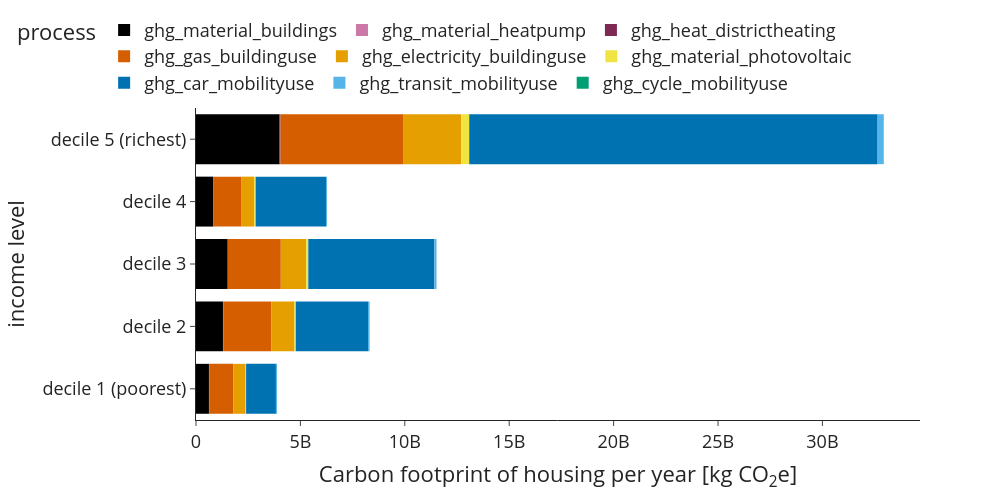

Write notebook code for a chart like this one.
### Code cell
#for entire population
df = ghg_annual.multiply(use['n_hhd'], axis=0).groupby(level=0, sort=False).sum().unstack().reset_index()
df.columns = ['process', class_name, 'value']

fig = px.bar(df, x='value', y=class_name,color='process', 
                 #text=df['percentage'].apply(lambda x: '{0:.1%}'.format(x)), 
                 labels={'value':'Carbon footprint of housing per year [kg CO<sub>2</sub>e]'}, 
                 template='simple_white', 
             color_discrete_sequence=['rgb(000,000,000)', #buildings                                       
                                        'rgb(204,121,167)', #hp
                                        'rgb(126,041,084)', #dh,
                                        'rgb(213,094,000)', #gas
                                        'rgb(230,159,000)', #elec
                                        'rgb(240,228,066)', #pv                                  
                                        'rgb(000,114,178)', #car
                                        'rgb(086,180,233)', #transit                                         
                                        'rgb(000,158,115)', #cycling
                                        ]) 
    #fig.update_traces(textposition='inside')
fig.update_layout(width=1000, height=500, 
                      #xaxis_tickformat = '.0%',
                      font=dict(size=18),
                      legend=dict(
        orientation="h",
        #entrywidth=70,
        yanchor="bottom",
        y=1.02,
        xanchor="left",
        x=-0.25
    ))
fig.update_traces(marker_line_width=0)

### Figure 1 — Plotly figure (JSON) as saved in the notebook; plotly's stock layout.template omitted (floating-point values rounded to 4 significant figures)
{"data": [{"alignmentgroup": "True", "hovertemplate": "process=ghg_material_buildings<br>Carbon footprint of housing per year [kg CO<sub>2</sub>e]=%{x}<br>income level=%{y}<extra></extra>", "legendgroup": "ghg_material_buildings", "marker": {"color": "rgb(000,000,000)", "line": {"width": 0}, "pattern": {"shape": ""}}, "name": "ghg_material_buildings", "offsetgroup": "ghg_material_buildings", "orientation": "h", "showlegend": true, "textposition": "auto", "type": "bar", "x": [620200000.0, 1292000000.0, 1515000000.0, 831600000.0, 4003000000.0], "xaxis": "x", "y": ["decile 1 (poorest)", "decile 2", "decile 3", "decile 4", "decile 5 (richest)"], "yaxis": "y"}, {"alignmentgroup": "True", "hovertemplate": "process=ghg_material_heatpump<br>Carbon footprint of housing per year [kg CO<sub>2</sub>e]=%{x}<br>income level=%{y}<extra></extra>", "legendgroup": "ghg_material_heatpump", "marker": {"color": "rgb(204,121,167)", "line": {"width": 0}, "pattern": {"shape": ""}}, "name": "ghg_material_heatpump", "offsetgroup": "ghg_material_heatpump", "orientation": "h", "showlegend": true, "textposition": "auto", "type": "bar", "x": [389200.0, 806600.0, 940682, 533000.0, 2963129], "xaxis": "x", "y": ["decile 1 (poorest)", "decile 2", "decile 3", "decile 4", "decile 5 (richest)"], "yaxis": "y"}, {"alignmentgroup": "True", "hovertemplate": "process=ghg_heat_districtheating<br>Carbon footprint of housing per year [kg CO<sub>2</sub>e]=%{x}<br>income level=%{y}<extra></extra>", "legendgroup": "ghg_heat_districtheating", "marker": {"color": "rgb(126,041,084)", "line": {"width": 0}, "pattern": {"shape": ""}}, "name": "ghg_heat_districtheating", "offsetgroup": "ghg_heat_districtheating", "orientation": "h", "showlegend": true, "textposition": "auto", "type": "bar", "x": [11180000.0, 15680000.0, 14810000.0, 7768000.0, 40440000.0], "xaxis": "x", "y": ["decile 1 (poorest)", "decile 2", "decile 3", "decile 4", "decile 5 (richest)"], "yaxis": "y"}, {"alignmentgroup": "True", "hovertemplate": "process=ghg_gas_buildinguse<br>Carbon footprint of housing per year [kg CO<sub>2</sub>e]=%{x}<br>income level=%{y}<extra></extra>", "legendgroup": "ghg_gas_buildinguse", "marker": {"color": "rgb(213,094,000)", "line": {"width": 0}, "pattern": {"shape": ""}}, "name": "ghg_gas_buildinguse", "offsetgroup": "ghg_gas_buildinguse", "orientation": "h", "showlegend": true, "textposition": "auto", "type": "bar", "x": [1151000000.0, 2294000000.0, 2530000000.0, 1318000000.0, 5898000000.0], "xaxis": "x", "y": ["decile 1 (poorest)", "decile 2", "decile 3", "decile 4", "decile 5 (richest)"], "yaxis": "y"}, {"alignmentgroup": "True", "hovertemplate": "process=ghg_electricity_buildinguse<br>Carbon footprint of housing per year [kg CO<sub>2</sub>e]=%{x}<br>income level=%{y}<extra></extra>", "legendgroup": "ghg_electricity_buildinguse", "marker": {"color": "rgb(230,159,000)", "line": {"width": 0}, "pattern": {"shape": ""}}, "name": "ghg_electricity_buildinguse", "offsetgroup": "ghg_electricity_buildinguse", "orientation": "h", "showlegend": true, "textposition": "auto", "type": "bar", "x": [593200000.0, 1114000000.0, 1215000000.0, 629300000.0, 2756000000.0], "xaxis": "x", "y": ["decile 1 (poorest)", "decile 2", "decile 3", "decile 4", "decile 5 (richest)"], "yaxis": "y"}, {"alignmentgroup": "True", "hovertemplate": "process=ghg_material_photovoltaic<br>Carbon footprint of housing per year [kg CO<sub>2</sub>e]=%{x}<br>income level=%{y}<extra></extra>", "legendgroup": "ghg_material_photovoltaic", "marker": {"color": "rgb(240,228,066)", "line": {"width": 0}, "pattern": {"shape": ""}}, "name": "ghg_material_photovoltaic", "offsetgroup": "ghg_material_photovoltaic", "orientation": "h", "showlegend": true, "textposition": "auto", "type": "bar", "x": [24240000.0, 61180000.0, 101600000.0, 69260000.0, 383500000.0], "xaxis": "x", "y": ["decile 1 (poorest)", "decile 2", "decile 3", "decile 4", "decile 5 (richest)"], "yaxis": "y"}, {"alignmentgroup": "True", "hovertemplate": "process=ghg_car_mobilityuse<br>Carbon footprint of housing per year [kg CO<sub>2</sub>e]=%{x}<br>income level=%{y}<extra></extra>", "legendgroup": "ghg_car_mobilityuse", "marker": {"color": "rgb(000,114,178)", "line": {"width": 0}, "pattern": {"shape": ""}}, "name": "ghg_car_mobilityuse", "offsetgroup": "ghg_car_mobilityuse", "orientation": "h", "showlegend": true, "textposition": "auto", "type": "bar", "x": [1428000000.0, 3459000000.0, 6034000000.0, 3369000000.0, 19560000000.0], "xaxis": "x", "y": ["decile 1 (poorest)", "decile 2", "decile 3", "decile 4", "decile 5 (richest)"], "yaxis": "y"}, {"alignmentgroup": "True", "hovertemplate": "process=ghg_transit_mobilityuse<br>Carbon footprint of housing per year [kg CO<sub>2</sub>e]=%{x}<br>income level=%{y}<extra></extra>", "legendgroup": "ghg_transit_mobilityuse", "marker": {"color": "rgb(086,180,233)", "line": {"width": 0}, "pattern": {"shape": ""}}, "name": "ghg_transit_mobilityuse", "offsetgroup": "ghg_transit_mobilityuse", "orientation": "h", "showlegend": true, "textposition": "auto", "type": "bar", "x": [49190000.0, 74150000.0, 104500000.0, 44650000.0, 288600000.0], "xaxis": "x", "y": ["decile 1 (poorest)", "decile 2", "decile 3", "decile 4", "decile 5 (richest)"], "yaxis": "y"}, {"alignmentgroup": "True", "hovertemplate": "process=ghg_cycle_mobilityuse<br>Carbon footprint of housing per year [kg CO<sub>2</sub>e]=%{x}<br>income level=%{y}<extra></extra>", "legendgroup": "ghg_cycle_mobilityuse", "marker": {"color": "rgb(000,158,115)", "line": {"width": 0}, "pattern": {"shape": ""}}, "name": "ghg_cycle_mobilityuse", "offsetgroup": "ghg_cycle_mobilityuse", "orientation": "h", "showlegend": true, "textposition": "auto", "type": "bar", "x": [1330000.0, 2656000.0, 3026000.0, 1780000.0, 7337000.0], "xaxis": "x", "y": ["decile 1 (poorest)", "decile 2", "decile 3", "decile 4", "decile 5 (richest)"], "yaxis": "y"}], "layout": {"barmode": "relative", "font": {"size": 18}, "height": 500, "legend": {"orientation": "h", "title": {"text": "process"}, "tracegroupgap": 0, "x": -0.25, "xanchor": "left", "y": 1.02, "yanchor": "bottom"}, "margin": {"t": 60}, "width": 1000, "xaxis": {"anchor": "y", "domain": [0, 1], "title": {"text": "Carbon footprint of housing per year [kg CO<sub>2</sub>e]"}}, "yaxis": {"anchor": "x", "domain": [0, 1], "title": {"text": "income level"}}}}
